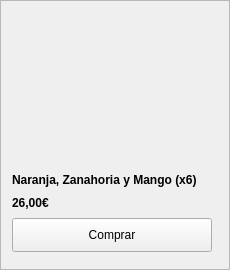
                       <widget class="QFrame" name="frame_2">
                        <property name="minimumSize">
                         <size>
                          <width>230</width>
                          <height>270</height>
                         </size>
                        </property>
                        <property name="maximumSize">
                         <size>
                          <width>230</width>
                          <height>270</height>
                         </size>
                        </property>
                        <property name="frameShape">
                         <enum>QFrame::StyledPanel</enum>
                        </property>
                        <property name="frameShadow">
                         <enum>QFrame::Raised</enum>
                        </property>
                        <layout class="QVBoxLayout" name="verticalLayout_22">
                         <item>
                          <widget class="QLabel" name="labelm_zumo_2">
                           <property name="minimumSize">
                            <size>
                             <width>200</width>
                             <height>150</height>
                            </size>
                           </property>
                           <property name="maximumSize">
                            <size>
                             <width>200</width>
                             <height>150</height>
                            </size>
                           </property>
                           <property name="styleSheet">
                            <string notr="true">border-image: url(:/imagenes_zumos/z_zumos2.jpg);</string>
                           </property>
                           <property name="text">
                            <string/>
                           </property>
                          </widget>
                         </item>
                         <item>
                          <widget class="QLabel" name="label_20">
                           <property name="maximumSize">
                            <size>
                             <width>16777215</width>
                             <height>15</height>
                            </size>
                           </property>
                           <property name="font">
                            <font>
                             <weight>75</weight>
                             <bold>true</bold>
                             <stylestrategy>PreferDefault</stylestrategy>
                            </font>
                           </property>
                           <property name="text">
                            <string>Naranja, Zanahoria y Mango (x6)</string>
                           </property>
                          </widget>
                         </item>
                         <item>
                          <widget class="QLabel" name="label_22">
                           <property name="maximumSize">
                            <size>
                             <width>16777215</width>
                             <height>15</height>
                            </size>
                           </property>
                           <property name="font">
                            <font>
                             <weight>75</weight>
                             <bold>true</bold>
                            </font>
                           </property>
                           <property name="text">
                            <string>26,00€</string>
                           </property>
                          </widget>
                         </item>
                         <item>
                          <widget class="QPushButton" name="botonComprar_8">
                           <property name="minimumSize">
                            <size>
                             <width>200</width>
                             <height>34</height>
                            </size>
                           </property>
                           <property name="maximumSize">
                            <size>
                             <width>200</width>
                             <height>34</height>
                            </size>
                           </property>
                           <property name="text">
                            <string>Comprar</string>
                           </property>
                          </widget>
                         </item>
                        </layout>
                       </widget>
